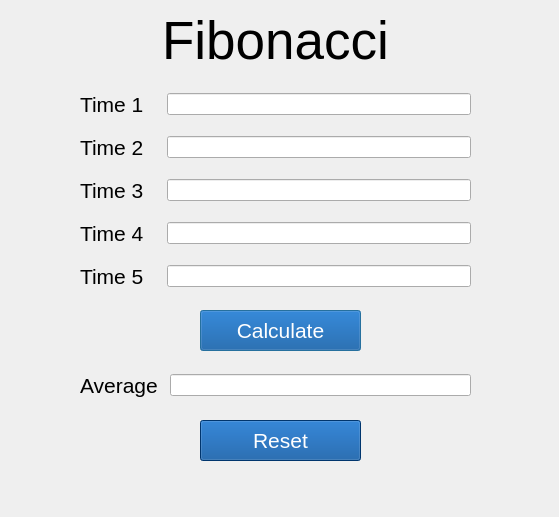
<?xml version="1.0" encoding="UTF-8"?>
<ui version="4.0">
 <class>fibonacci</class>
 <widget class="QDialog" name="fibonacci">
  <property name="geometry">
   <rect>
    <x>0</x>
    <y>0</y>
    <width>559</width>
    <height>517</height>
   </rect>
  </property>
  <property name="windowTitle">
   <string>Fibonacci</string>
  </property>
  <widget class="QLabel" name="label">
   <property name="geometry">
    <rect>
     <x>30</x>
     <y>0</y>
     <width>491</width>
     <height>81</height>
    </rect>
   </property>
   <property name="font">
    <font>
     <pointsize>40</pointsize>
    </font>
   </property>
   <property name="text">
    <string>Fibonacci</string>
   </property>
   <property name="alignment">
    <set>Qt::AlignCenter</set>
   </property>
  </widget>
  <widget class="QWidget" name="gridLayoutWidget">
   <property name="geometry">
    <rect>
     <x>80</x>
     <y>80</y>
     <width>391</width>
     <height>221</height>
    </rect>
   </property>
   <layout class="QGridLayout" name="gridLayout">
    <item row="3" column="0">
     <widget class="QLabel" name="label_6">
      <property name="font">
       <font>
        <pointsize>16</pointsize>
       </font>
      </property>
      <property name="text">
       <string>Time 4</string>
      </property>
     </widget>
    </item>
    <item row="4" column="0">
     <widget class="QLabel" name="label_5">
      <property name="font">
       <font>
        <pointsize>16</pointsize>
       </font>
      </property>
      <property name="text">
       <string>Time 5</string>
      </property>
     </widget>
    </item>
    <item row="0" column="0">
     <widget class="QLabel" name="label_2">
      <property name="font">
       <font>
        <pointsize>16</pointsize>
       </font>
      </property>
      <property name="text">
       <string>Time 1   </string>
      </property>
     </widget>
    </item>
    <item row="0" column="1">
     <widget class="QLineEdit" name="lineEdit">
      <property name="readOnly">
       <bool>true</bool>
      </property>
     </widget>
    </item>
    <item row="2" column="0">
     <widget class="QLabel" name="label_4">
      <property name="font">
       <font>
        <pointsize>16</pointsize>
       </font>
      </property>
      <property name="text">
       <string>Time 3</string>
      </property>
     </widget>
    </item>
    <item row="3" column="1">
     <widget class="QLineEdit" name="lineEdit_3">
      <property name="readOnly">
       <bool>true</bool>
      </property>
     </widget>
    </item>
    <item row="1" column="1">
     <widget class="QLineEdit" name="lineEdit_5">
      <property name="readOnly">
       <bool>true</bool>
      </property>
     </widget>
    </item>
    <item row="1" column="0">
     <widget class="QLabel" name="label_3">
      <property name="font">
       <font>
        <pointsize>16</pointsize>
       </font>
      </property>
      <property name="text">
       <string>Time 2</string>
      </property>
     </widget>
    </item>
    <item row="4" column="1">
     <widget class="QLineEdit" name="lineEdit_2">
      <property name="readOnly">
       <bool>true</bool>
      </property>
     </widget>
    </item>
    <item row="2" column="1">
     <widget class="QLineEdit" name="lineEdit_4">
      <property name="readOnly">
       <bool>true</bool>
      </property>
     </widget>
    </item>
   </layout>
  </widget>
  <widget class="QPushButton" name="pushButton">
   <property name="geometry">
    <rect>
     <x>200</x>
     <y>310</y>
     <width>161</width>
     <height>41</height>
    </rect>
   </property>
   <property name="font">
    <font>
     <pointsize>16</pointsize>
    </font>
   </property>
   <property name="cursor">
    <cursorShape>PointingHandCursor</cursorShape>
   </property>
   <property name="styleSheet">
    <string notr="true">background-color: rgb(0, 74, 152);
color: rgb(255, 255, 255);</string>
   </property>
   <property name="text">
    <string>Calculate</string>
   </property>
  </widget>
  <widget class="QWidget" name="gridLayoutWidget_2">
   <property name="geometry">
    <rect>
     <x>80</x>
     <y>360</y>
     <width>391</width>
     <height>51</height>
    </rect>
   </property>
   <layout class="QGridLayout" name="gridLayout_2">
    <item row="0" column="0">
     <widget class="QLabel" name="label_7">
      <property name="font">
       <font>
        <pointsize>16</pointsize>
       </font>
      </property>
      <property name="text">
       <string>Average </string>
      </property>
     </widget>
    </item>
    <item row="0" column="1">
     <widget class="QLineEdit" name="lineEdit_6">
      <property name="readOnly">
       <bool>true</bool>
      </property>
     </widget>
    </item>
   </layout>
  </widget>
  <widget class="QPushButton" name="pushButton_3">
   <property name="geometry">
    <rect>
     <x>200</x>
     <y>420</y>
     <width>161</width>
     <height>41</height>
    </rect>
   </property>
   <property name="font">
    <font>
     <pointsize>16</pointsize>
    </font>
   </property>
   <property name="cursor">
    <cursorShape>PointingHandCursor</cursorShape>
   </property>
   <property name="styleSheet">
    <string notr="true">background-color: rgb(0, 74, 152);
color: rgb(255, 255, 255);</string>
   </property>
   <property name="text">
    <string>Reset</string>
   </property>
  </widget>
 </widget>
 <resources/>
 <connections/>
</ui>
